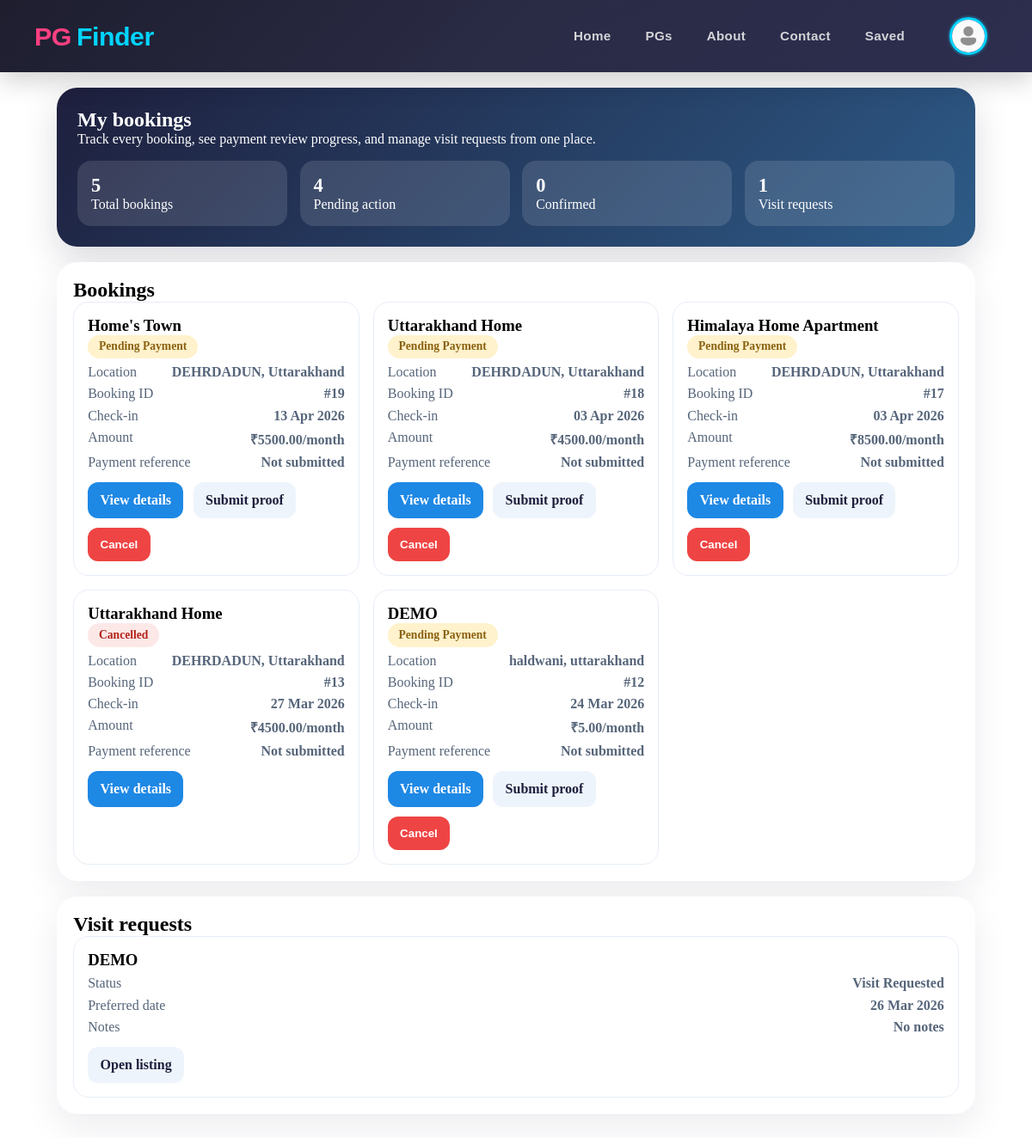
The page /pgs/my-bookings/ (signed in) on the database its author committed.
### pgs/models.py (models this page shows, shortened)
class Booking(models.Model):
    STATUS_CHOICES = [
        ("pending", "Pending Payment"),
        ("pending_payment_review", "Pending Payment Review"),
        ("confirmed", "Confirmed"),
        ("cancelled", "Cancelled"),
        ("completed", "Completed"),
    ]
    tenant = models.ForeignKey(Users, on_delete=models.CASCADE, related_name="bookings")
    pg = models.ForeignKey(PgListing, on_delete=models.CASCADE, related_name="bookings")
    booking_date = models.DateTimeField(auto_now_add=True)
    check_in_date = models.DateField()
    check_out_date = models.DateField(blank=True, null=True)
    amount = models.DecimalField(max_digits=10, decimal_places=2)
    status = models.CharField(max_length=30, choices=STATUS_CHOICES, default="pending")
    qr_code = models.ImageField(upload_to="qr_codes/", blank=True, null=True)
    phonepe_upi = models.CharField(max_length=100, blank=True, null=True)
    payment_id = models.CharField(max_length=100, blank=True, null=True)
    payment_reference = models.CharField(max_length=100, blank=True)
    payment_screenshot = models.ImageField(upload_to="payment_screenshots/", blank=True, null=True)
    payment_confirmed_date = models.DateTimeField(blank=True, null=True)
    reviewed_by = models.ForeignKey(
        Users,
        on_delete=models.SET_NULL,
        blank=True,
        null=True,
        related_name="reviewed_bookings",
    )
    review_notes = models.TextField(blank=True)
    created_at = models.DateTimeField(auto_now_add=True)
    updated_at = models.DateTimeField(auto_now=True)
    class Meta:
        ordering = ["-booking_date"]

class PgListing(models.Model):
    TYPE_CHOICES = [
        ("boys", "Boys"),
        ("girls", "Girls"),
        ("coed", "Coed"),
        ("family", "Family"),
    ]
    SHARING_CHOICES = [
        ("single", "Single"),
        ("double", "Double"),
        ("triple", "Triple"),
        ("quad", "Quad"),
    ]
    FURNISHING_CHOICES = [
        ("fully_furnished", "Fully Furnished"),
        ("semi_furnished", "Semi Furnished"),
        ("unfurnished", "Unfurnished"),
    ]
    owner = models.ForeignKey(Users, on_delete=models.CASCADE, related_name="pg_listings")
    title = models.CharField(max_length=100)
    slug = models.SlugField(max_length=200, unique=True)
    description = models.TextField()
    address = models.CharField(max_length=255)
    city = models.CharField(max_length=100)
    state = models.CharField(max_length=100)
    pin_code = models.CharField(max_length=10)
    price_per_month = models.DecimalField(max_digits=10, decimal_places=2)
    security_deposit = models.DecimalField(max_digits=10, decimal_places=2, default=0)
    available_from = models.DateField()
    is_available = models.BooleanField(default=True)
    type_of_pg = models.CharField(max_length=20, blank=True, null=True, choices=TYPE_CHOICES)
    amenities = models.TextField(help_text="Comma-separated list of amenities", blank=True, null=True)
    preferred_tenants = models.CharField(
        max_length=255,
        blank=True,
        help_text="Comma-separated preferred tenant types",
    )
    furnishing_status = models.CharField(
        max_length=30,
        choices=FURNISHING_CHOICES,
        default="fully_furnished",
    )
    food_available = models.BooleanField(default=False)
    parking_available = models.BooleanField(default=False)
    wifi_available = models.BooleanField(default=False)
    rules_or_restrictions = models.TextField(blank=True)
    sharing_type = models.CharField(max_length=20, choices=SHARING_CHOICES)
    created_at = models.DateTimeField(auto_now_add=True)
    updated_at = models.DateTimeField(auto_now=True)
    class Meta:
        ordering = ["-created_at"]

class VisitRequest(models.Model):
    STATUS_CHOICES = [
        ("visit_requested", "Visit Requested"),
        ("visit_confirmed", "Visit Confirmed"),
        ("completed", "Completed"),
        ("cancelled", "Cancelled"),
    ]
    user = models.ForeignKey(Users, on_delete=models.CASCADE, related_name="visit_requests")
    pg = models.ForeignKey(PgListing, on_delete=models.CASCADE, related_name="visit_requests")
    preferred_date = models.DateField()
    notes = models.TextField(blank=True)
    status = models.CharField(max_length=30, choices=STATUS_CHOICES, default="visit_requested")
    created_at = models.DateTimeField(auto_now_add=True)
    class Meta:
        ordering = ["-created_at"]

### pgs/views.py (the view)
# urls.py: path("my-bookings/", views.my_bookings_list, name="my_bookings_list"),
@login_required(login_url="user_login")
def my_bookings_list(request):
    bookings = Booking.objects.filter(tenant=request.user).select_related("pg", "pg__owner").order_by("-booking_date")
    visit_requests = VisitRequest.objects.filter(user=request.user).select_related("pg").order_by("-created_at")
    return render(
        request,
        "pgs/my_bookings_list.html",
        {
            "bookings": bookings,
            "visit_requests": visit_requests,
        },
    )

### templates/pgs/my_bookings_list.html (shortened to what this page needs)
{% extends "base.html" %}
{% block content %}
<section class="page-shell">
  <div class="hero">
    <h1>My bookings</h1>
    <p>Track every booking, see payment review progress, and manage visit requests from one place.</p>
    <div class="metric-row">
      <div class="metric"><strong>{{ bookings|length }}</strong><span>Total bookings</span></div>
      <div class="metric"><strong>{{ pending_bookings_count }}</strong><span>Pending action</span></div>
      <div class="metric"><strong>{{ confirmed_bookings_count }}</strong><span>Confirmed</span></div>
      <div class="metric"><strong>{{ visit_requests|length }}</strong><span>Visit requests</span></div>
    </div>
  </div>
  <section class="section">
    <h2>Bookings</h2>
    {% if bookings %}
      <div class="cards">
        {% for booking in bookings %}
          <article class="card">
            <h3>{{ booking.pg.title }}</h3>
            <span class="status {% if booking.status == 'pending' %}pending{% elif booking.status == 'pending_payment_review' %}review{% elif booking.status == 'confirmed' %}confirmed{% else %}cancelled{% endif %}">
              {{ booking.get_status_display }}
            </span>
            <div class="row"><span>Location</span><strong>{{ booking.pg.city }}, {{ booking.pg.state }}</strong></div>
            <div class="row"><span>Booking ID</span><strong>#{{ booking.id }}</strong></div>
            <div class="row"><span>Check-in</span><strong>{{ booking.check_in_date|date:"d M Y" }}</strong></div>
            <div class="row"><span>Amount</span><strong>₹{{ booking.amount }}/month</strong></div>
            <div class="row"><span>Payment reference</span><strong>{{ booking.payment_reference|default:"Not submitted" }}</strong></div>
            <div class="actions">
              <a class="primary" href="{% url 'booking_confirmation' booking.id %}">View details</a>
              {% if booking.status == 'pending' %}
                <a class="secondary" href="{% url 'confirm_payment' booking.id %}">Submit proof</a>
              {% endif %}
              {% if booking.status != 'cancelled' and booking.status != 'completed' %}
                <form method="post" action="{% url 'cancel_booking' booking.id %}">
                  <button class="danger" type="submit">Cancel</button>
                </form>
              {% endif %}
            </div>
          </article>
        {% endfor %}
      </div>
    {% else %}
      <p>You have not created any bookings yet. Explore listings and start with a visit or booking.</p>
    {% endif %}
  </section>
  <section class="section">
    <h2>Visit requests</h2>
    {% if visit_requests %}
      <div class="cards">
        {% for visit_request in visit_requests %}
          <article class="card">
            <h3>{{ visit_request.pg.title }}</h3>
            <div class="row"><span>Status</span><strong>{{ visit_request.get_status_display }}</strong></div>
            <div class="row"><span>Preferred date</span><strong>{{ visit_request.preferred_date|date:"d M Y" }}</strong></div>
            <div class="row"><span>Notes</span><strong>{{ visit_request.notes|default:"No notes" }}</strong></div>
            <div class="actions">
              <a class="secondary" href="{% url 'pg_detail' visit_request.pg.slug %}">Open listing</a>
            </div>
          </article>
        {% endfor %}
      </div>
    {% else %}
      <p>No visit requests yet.</p>
    {% endif %}
  </section>
</section>
{% endblock %}

### PgFinder/static/css/nav.css (style rules this page uses)
* { margin: 0; padding: 0; box-sizing: border-box; }
html { margin: 0; padding: 0; }
body { margin: 0; padding: 0; padding-top: 70px; }

### templates/pgs/my_bookings_list.html (style rules this page uses)
.page-shell { max-width: 1100px; margin: 2rem auto; padding: 0 1rem 3rem; }
.hero { background: linear-gradient(135deg, #1e1f3d 0%, #2d5b88 100%); color: white; border-radius: 24px; padding: 1.5rem; box-shadow: 0 16px 42px rgba(30,31,61,0.16); }
.metric-row { display:grid; grid-template-columns: repeat(4, minmax(0,1fr)); gap:.9rem; margin-top:1rem; }
.metric { background: rgba(255,255,255,.12); border-radius:16px; padding:1rem; }
.metric strong { display:block; font-size:1.4rem; }
.section { background:white; border-radius:24px; box-shadow:0 16px 42px rgba(30,31,61,0.08); padding:1.2rem; margin-top:1.1rem; }
.cards { display:grid; grid-template-columns: repeat(auto-fit, minmax(290px, 1fr)); gap:1rem; }
.card { border:1px solid #e7edf6; border-radius:18px; padding:1rem; }
.row { display:flex; justify-content:space-between; gap:.8rem; margin:.45rem 0; color:#56657a; }
.status { display:inline-block; border-radius:999px; padding:.35rem .8rem; font-size:.85rem; font-weight:700; }
.pending { background:#fff2cc; color:#8a6110; }
.cancelled { background:#fde8e8; color:#b42318; }
.actions { display:flex; gap:.7rem; flex-wrap:wrap; margin-top: .9rem; }
.actions a, .actions button { border:none; border-radius:12px; padding:.75rem .9rem; font-weight:700; text-decoration:none; }
.primary { background:#1e88e5; color:white; }
.secondary { background:#eef4fb; color:#1e1f3d; }
.danger { background:#ef4444; color:white; }

### rows shown on the page
Booking: pg "Home's Town", status "Pending Payment", pg.city "DEHRDADUN", pg.state "Uttarakhand", id "19", check_in_date "13 Apr 2026", amount "5500.00", payment_reference "Not submitted", shows "Submit proof", shows "Cancel"
Booking: pg "Uttarakhand Home", status "Pending Payment", pg.city "DEHRDADUN", pg.state "Uttarakhand", id "18", check_in_date "03 Apr 2026", amount "4500.00", payment_reference "Not submitted", shows "Submit proof", shows "Cancel"
Booking: pg "Himalaya Home Apartment", status "Pending Payment", pg.city "DEHRDADUN", pg.state "Uttarakhand", id "17", check_in_date "03 Apr 2026", amount "8500.00", payment_reference "Not submitted", shows "Submit proof", shows "Cancel"
Booking: pg "Uttarakhand Home", status "Cancelled", pg.city "DEHRDADUN", pg.state "Uttarakhand", id "13", check_in_date "27 Mar 2026", amount "4500.00", payment_reference "Not submitted"
Booking: pg "DEMO", status "Pending Payment", pg.city "haldwani", pg.state "uttarakhand", id "12", check_in_date "24 Mar 2026", amount "5.00", payment_reference "Not submitted", shows "Submit proof", shows "Cancel"
VisitRequest: pg "DEMO", status "Visit Requested", preferred_date "26 Mar 2026", notes "No notes"

### other values the page prints
{{ bookings|length }} "5"
{{ pending_bookings_count }} "4"
{{ confirmed_bookings_count }} "0"
{{ visit_requests|length }} "1"
